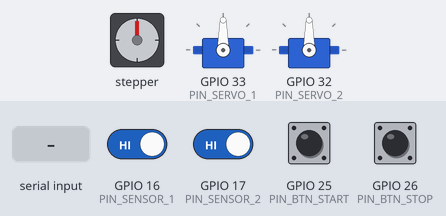
This program was run on a simulated ESP32. On the bench: stepper motor, 2 × servo. Wiring (inferred from the names in the program): stepper motor driver (200 steps per turn assumed): step GPIO 5; direction GPIO 19; enable GPIO 18. Inputs (shaded band) come from the test bench; at power-on: GPIO 16 (PIN_SENSOR_1), GPIO 17 (PIN_SENSOR_2), GPIO 25 (PIN_BTN_START), GPIO 26 (PIN_BTN_STOP) HIGH. What the program prints to the serial monitor is not drawn.

Above: at 2.2 s.
2.3 s: GPIO 25 (PIN_BTN_START) pulled LOW for 0.15 s
At 2.47 s:
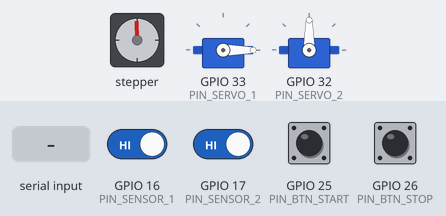
5.3 s: GPIO 16 (PIN_SENSOR_1) driven LOW
6.8 s: "s" received over Serial
At 7.9 s:
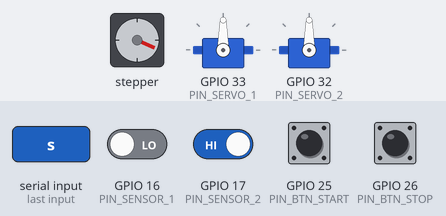
8.9 s: GPIO 26 (PIN_BTN_STOP) pulled LOW for 0.15 s
10.5 s: "S" received over Serial
At 12.3 s:
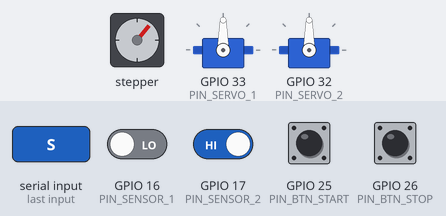
12.6 s: GPIO 25 (PIN_BTN_START) pulled LOW for 1 s
At 13.0 s:
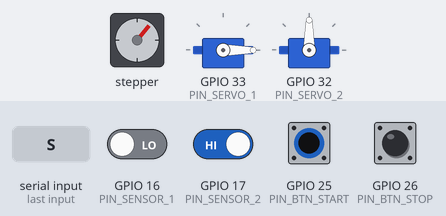
Timing chart, 0 to 21.3 s (numbered marks = the images above; inputs shaded):
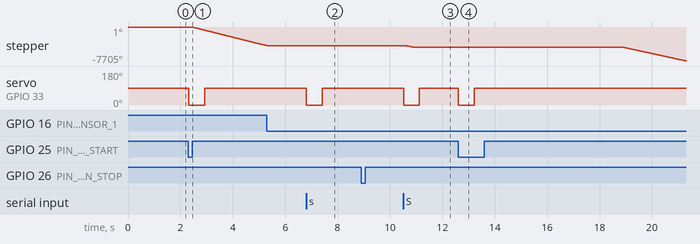

The program:

main.cpp
```cpp
#include <Arduino.h>
#include <ESP32Servo.h>

// =============================================================================
// 1. CẤU HÌNH CHÂN GPIO & ĐẶC TÍNH NÚT NHẤN
// =============================================================================
// Động cơ bước (Driver TB6600 / DM542)
const int PIN_STEP = 5;  // Chân xung PUL+ (GPIO 5)
const int PIN_DIR  = 19; // Chân chiều DIR+ (GPIO 19)
const int PIN_ENA  = 18; // Chân ENA+ (LOW = Bật motor, HIGH = Ngắt lực)

// Chiều quay động cơ băng tải (LOW <-> HIGH)
const int DIR_FORWARD = LOW;

// Nút nhấn START (GPIO 25: Thường mở NO) & STOP (GPIO 26: Thường đóng NC)
const int PIN_BTN_START = 25; // Nút START: Thường mở (NO)
const int PIN_BTN_STOP  = 26; // Nút STOP : Thường đóng (NC)

// MỨC TÍCH CỰC KHI ẤN NÚT:
// - Nút START thường mở (NO) nối GND: Bình thường = HIGH, Khi ẤN = LOW
const int BTN_START_PRESSED_LEVEL = LOW;

// - Nút STOP thường đóng (NC) nối GND: Bình thường = LOW, Khi ẤN = HIGH
const int BTN_STOP_PRESSED_LEVEL  = HIGH;

// 2 CẢM BIẾN TIỆM CẬN (Mức LOW khi phát hiện phôi - loại NPN)
const int PIN_SENSOR_1 = 16; // Cảm biến 1: Vị trí CAMERA (GPIO 16)
const int PIN_SENSOR_2 = 17; // Cảm biến 2: Vị trí CUỐI BĂNG TẢI (GPIO 17)
const int SENSOR_DETECT_LEVEL = LOW; // Mức tích cực khi thấy phôi

// 2 SERVO SG90
const int PIN_SERVO_1 = 33; // Servo 1: CẤP PHÔI (GPIO 33)
const int PIN_SERVO_2 = 32; // Servo 2: GẠT PHÔI CUỐI BĂNG TẢI (GPIO 32)

// =============================================================================
// 2. THÔNG SỐ SERVO & THỜI GIAN
// =============================================================================
const int SERVO_IDLE_ANGLE    = 90; // 90: DỪNG HOÀN TOÀN (vị trí nghỉ)
const int SERVO1_ACTION_ANGLE = 0;  // 0 : Góc quay Servo 1 cấp phôi
const int SERVO2_ACTION_ANGLE = 0;  // 0 : Góc quay Servo 2 gạt phôi (hoặc 180 tùy hướng)

const unsigned long SERVO1_FEED_TIME_MS  = 600; // Thời gian Servo 1 đẩy phôi (ms)
const unsigned long SERVO2_EJECT_TIME_MS = 800; // Thời gian Servo 2 gạt phôi (ms)

// Thời gian dừng băng tải tại vị trí Cảm biến 1 (Camera): 8 GIÂY (8000ms)
const unsigned long CAMERA_STOP_TIME_MS = 8000;

// =============================================================================
// 3. THÔNG SỐ VẬN HÀNH ĐỘNG CƠ BƯỚC (BĂNG TẢI)
// =============================================================================
const unsigned long RAMP_UP_TIME_MS = 400;   // Thời gian tăng tốc (ms)
const float START_SPEED_SPS         = 300.0; // Tốc độ khởi động (xung/giây)
const float MAX_SPEED_SPS           = 1000.0;// Tốc độ chạy chính (xung/giây)

// Đối tượng Servo
Servo servo1;
Servo servo2;

// =============================================================================
// 4. MÁY TRẠNG THÁI (FINITE STATE MACHINE)
// =============================================================================
enum SystemState {
  STATE_IDLE,                 // Băng tải dừng, chờ ấn nút START
  STATE_FEED_AND_START,       // Băng tải chạy tăng tốc + Servo 1 cấp phôi
  STATE_RUN_WAIT_SENSOR1,     // Băng tải đang chạy, chờ phôi tới Cảm biến 1
  STATE_CAMERA_STOP_8S,       // Cảm biến 1 thấy phôi -> DỪNG 8 GIÂY
  STATE_RUN_WAIT_SENSOR2,     // Sau 8s: Băng tải tiếp tục chạy, chờ Cảm biến 2
  STATE_SERVO2_EJECTING       // Cảm biến 2 thấy phôi -> Servo 2 gạt, BĂNG TẢI VẪN TIẾP TỤC CHẠY
};

SystemState currentState = STATE_IDLE;

// Biến quản lý thời gian và tốc độ
unsigned long stateStartTimeMs = 0;
unsigned long servo1StartTimeMs = 0;
unsigned long servo2StartTimeMs = 0;
unsigned long lastStepUs = 0;
float currentSpeedSps = START_SPEED_SPS;

// Biến lưu trạng thái nút bấm trước đó để bắt cạnh nhấn
int prevStartBtnVal = LOW;
int prevStopBtnVal  = HIGH;

// Biến theo dõi trạng thái cảm biến để in log debug
int prevSensor1State = -1;
int prevSensor2State = -1;

// Cờ trạng thái servo
bool isServo1Running = false;
bool isServo2Running = false;

// =============================================================================
// 5. HÀM PHÁT XUNG TB6600 (NON-BLOCKING)
// =============================================================================
void triggerStep(float speedSps) {
  if (speedSps <= 0) return;
  unsigned long intervalUs = (unsigned long)(1000000.0 / speedSps);
  unsigned long nowUs = micros();

  if (nowUs - lastStepUs >= intervalUs) {
    lastStepUs = nowUs;
    digitalWrite(PIN_STEP, HIGH);
    delayMicroseconds(10); // Xung 10us chuẩn TB6600
    digitalWrite(PIN_STEP, LOW);
  }
}

// Dừng toàn bộ hoạt động khẩn cấp
void stopAll() {
  Serial.println("\n=======================================================");
  Serial.println("[STOP] ĐÃ DỪNG TOÀN BỘ HOẠT ĐỘNG!");
  Serial.println("  - Băng tải: DỪNG LẬP TỨC");
  Serial.println("  - Servo 1 & 2: VỀ VỊ TRÍ NGHỈ (90 độ)");
  Serial.println("  - Trạng thái: Chuyển về IDLE");
  Serial.println("=======================================================\n");

  servo1.write(SERVO_IDLE_ANGLE);
  servo2.write(SERVO_IDLE_ANGLE);
  isServo1Running = false;
  isServo2Running = false;

  currentState = STATE_IDLE;
  currentSpeedSps = START_SPEED_SPS;
}

// Kích hoạt Servo 1 cấp phôi
void triggerServo1Feed() {
  if (!isServo1Running) {
    Serial.println("\n[SERVO 1] Kích hoạt Servo 1 đẩy phôi vào băng tải!");
    servo1.write(SERVO1_ACTION_ANGLE);
    isServo1Running = true;
    servo1StartTimeMs = millis();
  }
}

// Bắt đầu chu trình khi ấn nút START
void startCycle() {
  Serial.println("\n=======================================================");
  Serial.println("[START] BẮT ĐẦU CHU TRÌNH:");
  Serial.println("  1. Băng tải bắt đầu chạy");
  Serial.println("  2. Servo 1 đẩy phôi vào băng tải");
  Serial.println("=======================================================");

  triggerServo1Feed();

  // Khởi động chạy băng tải
  currentState = STATE_FEED_AND_START;
  stateStartTimeMs = millis();
  currentSpeedSps = START_SPEED_SPS;
}

// =============================================================================
// 6. KIỂM TRA NÚT BẤM (START Thường đóng NC / STOP Thường mở NO) & SERIAL
// =============================================================================
void checkButtonsAndCommands() {
  // 1. Lệnh điều khiển qua Serial Monitor: 's' = Start, 'x' = Stop
  if (Serial.available() > 0) {
    char cmd = Serial.read();
    if (cmd == 's' || cmd == 'S') {
      if (currentState == STATE_IDLE) {
        Serial.println("[SERIAL] Nhận lệnh START!");
        startCycle();
      } else {
        Serial.println("[SERIAL] Đang chạy -> Kích hoạt Servo 1 cấp thêm phôi!");
        triggerServo1Feed();
      }
    } else if (cmd == 'x' || cmd == 'X' || cmd == 'e' || cmd == 'E') {
      Serial.println("[SERIAL] Nhận lệnh STOP!");
      stopAll();
    }
  }

  // 2. Nút STOP (Thường đóng NC nối GND -> Bình thường = LOW, Khi BẤM = HIGH)
  int stopVal = digitalRead(PIN_BTN_STOP);
  if (stopVal == BTN_STOP_PRESSED_LEVEL && prevStopBtnVal != BTN_STOP_PRESSED_LEVEL) {
    Serial.println("\n>>> [NÚT NHẤN] Nút STOP (Thường đóng - GPIO 26) ĐÃ ĐƯỢC ẤN!");
    stopAll();
  }
  prevStopBtnVal = stopVal;

  // 3. Nút START (Thường mở NO nối GND -> Bình thường = HIGH, Khi BẤM = LOW)
  int startVal = digitalRead(PIN_BTN_START);
  if (startVal == BTN_START_PRESSED_LEVEL && prevStartBtnVal != BTN_START_PRESSED_LEVEL) {
    if (currentState == STATE_IDLE) {
      Serial.println("\n>>> [NÚT NHẤN] Nút START (Thường mở - GPIO 25) ĐÃ ĐƯỢC ẤN!");
      startCycle();
    } else {
      Serial.println("\n>>> [NÚT NHẤN] Băng tải đang chạy -> Kích hoạt Servo 1 cấp phôi tiếp theo!");
      triggerServo1Feed();
    }
  }
  prevStartBtnVal = startVal;
}

// =============================================================================
// 7. THEO DÕI TRẠNG THÁI CẢM BIẾN (DEBUG SERIAL)
// =============================================================================
void monitorSensors() {
  int s1 = digitalRead(PIN_SENSOR_1);
  if (s1 != prevSensor1State) {
    prevSensor1State = s1;
    if (s1 == SENSOR_DETECT_LEVEL) {
      Serial.println("[DEBUG SENSOR 1 - GPIO 16] -> CÓ PHÔI");
    } else {
      Serial.println("[DEBUG SENSOR 1 - GPIO 16] -> Không có phôi");
    }
  }

  int s2 = digitalRead(PIN_SENSOR_2);
  if (s2 != prevSensor2State) {
    prevSensor2State = s2;
    if (s2 == SENSOR_DETECT_LEVEL) {
      Serial.println("[DEBUG SENSOR 2 - GPIO 17] -> CÓ PHÔI");
    } else {
      Serial.println("[DEBUG SENSOR 2 - GPIO 17] -> Không có phôi");
    }
  }
}

// =============================================================================
// 8. CẬP NHẬT TRẠNG THÁI SERVO (NON-BLOCKING)
// =============================================================================
void updateServos() {
  unsigned long now = millis();

  // Servo 1: Cấp phôi xong -> Thu về 90 độ
  if (isServo1Running && (now - servo1StartTimeMs >= SERVO1_FEED_TIME_MS)) {
    servo1.write(SERVO_IDLE_ANGLE);
    isServo1Running = false;
    Serial.println("[SERVO 1] Đã đẩy phôi xong -> Thu về vị trí nghỉ (90 độ).");
  }

  // Servo 2: Gạt phôi xong -> Thu về 90 độ
  if (isServo2Running && (now - servo2StartTimeMs >= SERVO2_EJECT_TIME_MS)) {
    servo2.write(SERVO_IDLE_ANGLE);
    isServo2Running = false;
    Serial.println("[SERVO 2] Đã gạt phôi xong -> Thu về vị trí nghỉ (90 độ).");
  }
}

// =============================================================================
// 9. SETUP
// =============================================================================
void setup() {
  Serial.begin(115200);
  delay(500);

  Serial.println("\n=======================================================");
  Serial.println("  HỆ THỐNG ĐIỀU KHIỂN BĂNG TẢI PCB + 2 SERVO + 2 SENSOR");
  Serial.println("=======================================================");
  Serial.println("  - Nút START (GPIO 25): Thường mở   (NO -> Ấn = LOW)");
  Serial.println("  - Nút STOP  (GPIO 26): Thường đóng (NC -> Ấn = HIGH)");
  Serial.println("  - Cảm biến 1 (Camera): GPIO 16");
  Serial.println("  - Cảm biến 2 (Cuối)  : GPIO 17");
  Serial.println("  - Servo 1 (Cấp phôi) : GPIO 33");
  Serial.println("  - Servo 2 (Gạt phôi) : GPIO 32");
  Serial.println("=======================================================\n");

  // 1. Cấu hình chân Động cơ bước TB6600
  pinMode(PIN_STEP, OUTPUT);
  pinMode(PIN_DIR,  OUTPUT);
  pinMode(PIN_ENA,  OUTPUT);

  digitalWrite(PIN_DIR, DIR_FORWARD); // Chiều quay băng tải
  digitalWrite(PIN_ENA, LOW);         // Enable driver

  // 2. Cấu hình nút nhấn & cảm biến
  pinMode(PIN_BTN_START, INPUT_PULLUP);
  pinMode(PIN_BTN_STOP,  INPUT_PULLUP);
  pinMode(PIN_SENSOR_1,  INPUT_PULLUP);
  pinMode(PIN_SENSOR_2,  INPUT_PULLUP);

  prevStartBtnVal = digitalRead(PIN_BTN_START);
  prevStopBtnVal  = digitalRead(PIN_BTN_STOP);
  prevSensor1State = digitalRead(PIN_SENSOR_1);
  prevSensor2State = digitalRead(PIN_SENSOR_2);

  Serial.printf("[KHỞI TẠO] Trạng thái chân Nút START (GPIO 26): %s\n", (prevStartBtnVal == LOW ? "LOW (Đang đóng tiếp điểm - OK)" : "HIGH (Đang hở tiếp điểm)"));
  Serial.printf("[KHỞI TẠO] Trạng thái chân Nút STOP  (GPIO 27): %s\n", (prevStopBtnVal == HIGH ? "HIGH (Đang hở tiếp điểm - OK)" : "LOW (Đang đóng tiếp điểm)"));

  // 3. Cấu hình 2 Servo SG90
  ESP32PWM::allocateTimer(0);
  ESP32PWM::allocateTimer(1);
  ESP32PWM::allocateTimer(2);
  ESP32PWM::allocateTimer(3);

  servo1.setPeriodHertz(50);
  servo1.write(SERVO_IDLE_ANGLE);
  servo1.attach(PIN_SERVO_1, 1000, 2000);

  servo2.setPeriodHertz(50);
  servo2.write(SERVO_IDLE_ANGLE);
  servo2.attach(PIN_SERVO_2, 1000, 2000);

  delay(500);

  currentState = STATE_IDLE;
  Serial.println("[HỆ THỐNG] SẴN SÀNG! Vui lòng ấn nút START (GPIO 26) để bắt đầu chu trình.");
}

// =============================================================================
// 10. LOOP CHÍNH
// =============================================================================
void loop() {
  // 1. Lắng nghe nút nhấn START/STOP và lệnh Serial
  checkButtonsAndCommands();

  // 2. In log debug nếu cảm biến thay đổi trạng thái
  monitorSensors();

  // 3. Cập nhật vị trí Servo non-blocking
  updateServos();

  unsigned long now = millis();

  switch (currentState) {

    // -------------------------------------------------------------------------
    // TRẠNG THÁI 0: CHỜ LỆNH START (Băng tải đứng yên)
    // -------------------------------------------------------------------------
    case STATE_IDLE:
      // Băng tải dừng hoàn toàn
      break;

    // -------------------------------------------------------------------------
    // TRẠNG THÁI 1: BĂNG TẢI KHỞI ĐỘNG CHẠY + SERVO 1 CẤP PHÔI
    // -------------------------------------------------------------------------
    case STATE_FEED_AND_START: {
      unsigned long elapsed = now - stateStartTimeMs;
      if (elapsed < RAMP_UP_TIME_MS) {
        float progress = (float)elapsed / (float)RAMP_UP_TIME_MS;
        currentSpeedSps = START_SPEED_SPS + progress * (MAX_SPEED_SPS - START_SPEED_SPS);
        triggerStep(currentSpeedSps);
      } else {
        currentSpeedSps = MAX_SPEED_SPS;
        currentState = STATE_RUN_WAIT_SENSOR1;
        Serial.println("[BĂNG TẢI] Đang chạy tốc độ MAX, đưa phôi tới Cảm biến 1...");
      }
      break;
    }

    // -------------------------------------------------------------------------
    // TRẠNG THÁI 2: BĂNG TẢI ĐANG CHẠY -> CHỜ PHÔI TỚI CẢM BIẾN 1 (CAMERA)
    // -------------------------------------------------------------------------
    case STATE_RUN_WAIT_SENSOR1: {
      // Duy trì băng tải chạy
      triggerStep(MAX_SPEED_SPS);

      // Khi phôi đến vị trí CẢM BIẾN 1 (GPIO 16):
      if (digitalRead(PIN_SENSOR_1) == SENSOR_DETECT_LEVEL) {
        Serial.println("\n>>> [CẢM BIẾN 1] PHÁT HIỆN PHÔI!");
        Serial.println(">>> [BĂNG TẢI] DỪNG 8 GIÂY ĐỂ CAMERA QUÉT & XỬ LÝ ẢNH...");

        currentState = STATE_CAMERA_STOP_8S;
        stateStartTimeMs = now; // Bắt đầu tính giờ 8s dừng
      }
      break;
    }

    // -------------------------------------------------------------------------
    // TRẠNG THÁI 3: DỪNG BĂNG TẢI 8 GIÂY TẠI CẢM BIẾN 1
    // -------------------------------------------------------------------------
    case STATE_CAMERA_STOP_8S: {
      // KHÔNG gọi triggerStep() -> Băng tải dừng hoàn toàn
      if (now - stateStartTimeMs >= CAMERA_STOP_TIME_MS) {
        Serial.println("\n>>> [CAMERA] ĐÃ HẾT 8 GIÂY DỪNG!");
        Serial.println(">>> [BĂNG TẢI] TIẾP TỤC CHẠY ĐẾN KHI CẢM BIẾN 2 CÓ TÍN HIỆU...");

        stateStartTimeMs = now;
        currentState = STATE_RUN_WAIT_SENSOR2;
      }
      break;
    }

    // -------------------------------------------------------------------------
    // TRẠNG THÁI 4: BĂNG TẢI TIẾP TỤC CHẠY -> CHỜ CẢM BIẾN 2 (CUỐI BĂNG TẢI)
    // -------------------------------------------------------------------------
    case STATE_RUN_WAIT_SENSOR2: {
      // Băng tải tiếp tục chạy
      triggerStep(MAX_SPEED_SPS);

      // Khi phôi đến vị trí CẢM BIẾN 2 (GPIO 17):
      if (digitalRead(PIN_SENSOR_2) == SENSOR_DETECT_LEVEL) {
        Serial.println("\n>>> [CẢM BIẾN 2] PHÁT HIỆN PHÔI Ở CUỐI BĂNG TẢI!");
        Serial.println(">>> [CẢ 2 SERVO] KÍCH HOẠT CẢ SERVO 1 VÀ SERVO 2 HOẠT ĐỘNG! (BĂNG TẢI TIẾP TỤC CHẠY)");

        // Kích hoạt Servo 1 hoạt động
        servo1.write(SERVO1_ACTION_ANGLE);
        isServo1Running = true;
        servo1StartTimeMs = now;

        // Kích hoạt Servo 2 hoạt động
        servo2.write(SERVO2_ACTION_ANGLE);
        isServo2Running = true;
        servo2StartTimeMs = now;

        currentState = STATE_SERVO2_EJECTING;
      }
      break;
    }

    // -------------------------------------------------------------------------
    // TRẠNG THÁI 5: CẢ 2 SERVO HOẠT ĐỘNG VÀ BĂNG TẢI VẪN TIẾP TỤC CHẠY
    // -------------------------------------------------------------------------
    case STATE_SERVO2_EJECTING: {
      // BĂNG TẢI VẪN TIẾP TỤC CHẠY!
      triggerStep(MAX_SPEED_SPS);

      // Khi cả 2 Servo đã hoàn thành gạt phôi và thu về 90 độ:
      if (!isServo1Running && !isServo2Running) {
        Serial.println("\n>>> [HOÀN TẤT GẠT PHÔI] Cả 2 Servo đã thu về vị trí nghỉ. BĂNG TẢI TIẾP TỤC CHẠY.");
        Serial.println(">>> Sẵn sàng nhận phôi tiếp theo.\n");

        // Băng tải vẫn chạy liên tục, chuyển về trạng thái sẵn sàng đón phôi mới tại Cảm biến 1
        currentState = STATE_RUN_WAIT_SENSOR1;
      }
      break;
    }

    default:
      currentState = STATE_IDLE;
      break;
  }
}
```

Measured:
- after the input at 2.3 s, stepper: keeps turning counter-clockwise at about 1415°/s, starting at once; servo on GPIO 33 (PIN_SERVO_1): 90° → 0° at once, → 90° 0.60 s later
- after the input at 6.8 s, servo on GPIO 33 (PIN_SERVO_1): 90° → 0° at once, → 90° 0.60 s later
- after the input at 8.9 s, every drawn part: stays the same
- after the input at 10.5 s, stepper: turns 434° counter-clockwise in 0.40 s, starting at once; servo on GPIO 33 (PIN_SERVO_1): 90° → 0° at once, → 90° 0.60 s later
- after the input at 12.6 s, servo on GPIO 33 (PIN_SERVO_1): 90° → 0° at once, → 90° 0.60 s later
